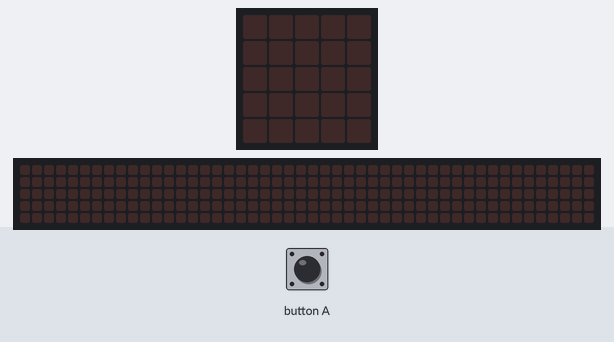
Bench run of a program on a simulated BBC micro:bit (MakeCode). Parts: the board's 5×5 LED display, a strip that is not on the board, showing the scrolling text unrolled. The test bench sets the inputs (shaded band). Random numbers come from a fixed seed; the 48×5 strip is a reading aid, not a part: it shows the text the display is scrolling, unrolled, one strip-width of it at a time.

Above: at 1.2 s.
1.3 s: button A pressed for 0.15 s
At 2.3 s:
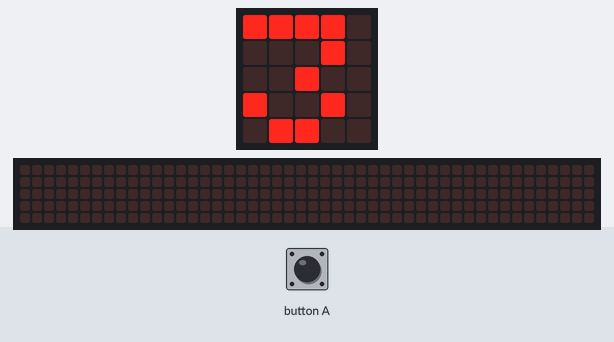
At 11.97 s:
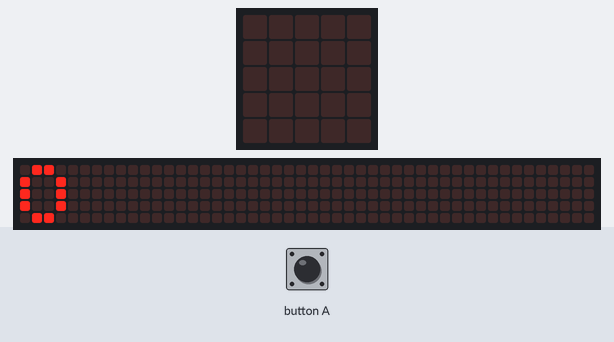
Timing chart, 0 to 13.5 s (numbered marks = the images above; inputs shaded):
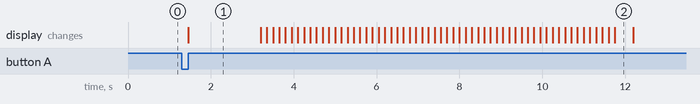

Measured:
- after the input at 1.3 s, the display: changes after 0.15 s (image 1)
- what the display in image 1 shows lasts 1.7 s, from 1.5 s to 3.2 s
- what the display in image 2 shows lasts 0.4 s, from 11.8 s to 12.2 s

The program:

08_Aprobado_o_Reprobado.py
```python
#Practica8
#Realiza un programa que muestre un sms, si el estudiante
#es aprobado o reprobado, usando numeros al azar y el
#boton A, en el lenguaje Python

numero=0
def on_button_pressed_a():
    global numero
    numero=randint(1,10)
    basic.show_number(numero)
    basic.pause(1000)
    if numero>=6:
        basic.show_string("APROBADO")
    else:
        basic.show_string("REPROBADO")

    basic.pause(500)
    basic.clear_screen()
input.on_button_pressed(Button.A, on_button_pressed_a)
```
